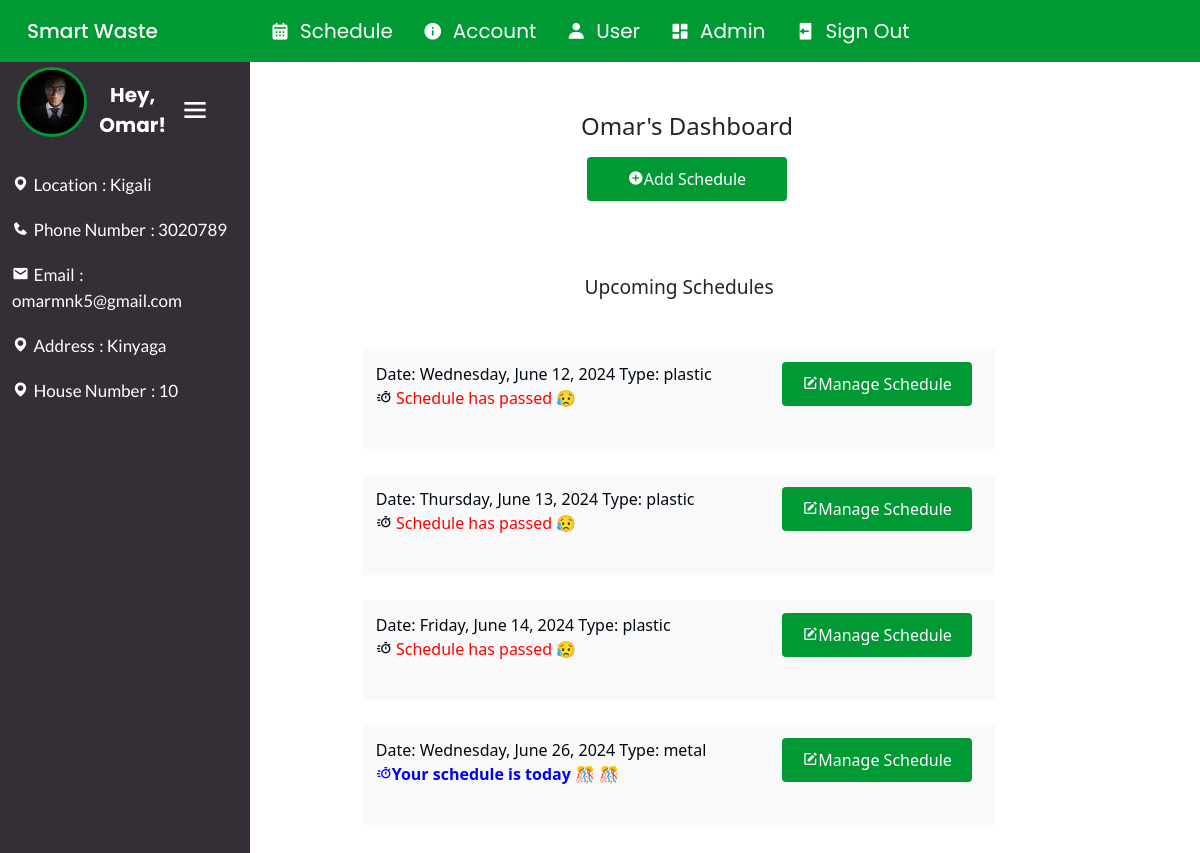
The app's page /user_dashboard (signed in), older data.
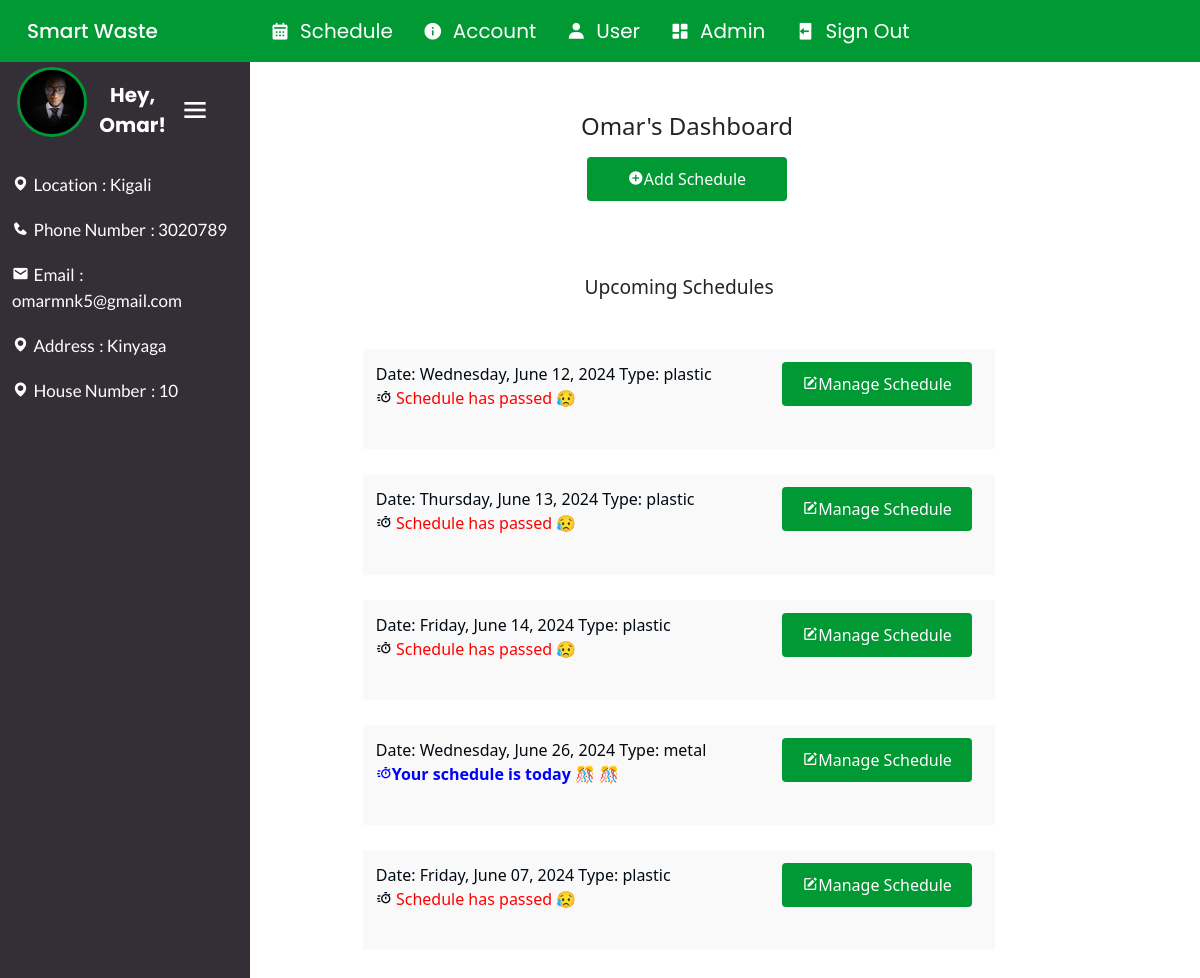
The same page, newer data.
### app/models.py (models this page shows, shortened)
class Scheduling(db.Model):
    id = db.Column(db.Integer, primary_key=True, autoincrement=True)
    date = db.Column(db.DateTime, nullable=False)
    type = db.Column(db.String(50), nullable=False)
    user_id = db.Column(db.Integer, db.ForeignKey('user.id'), nullable=False)
    collected = db.Column(db.Boolean, nullable=False, default=False)

### app/routes.py (the view)
@app.route('/user_dashboard', methods=['GET', 'POST'])
@login_required
def user_dashboard():
    user_schedule = Scheduling.query.filter_by(user_id=current_user.id).all()
    return render_template('user_dashboard.html', user_schedule=user_schedule, datetime=datetime)

### app/models.py (called while the page is built)
@login_manager.user_loader
def load_user(user_id):
    return User.query.get(int(user_id))

### app/templates/user_dashboard.html (shortened to what this page needs)
{% extends 'base.html' %} {% block content %}
<div class="user_dashboard">
  <div class="user-sidebar" id="user-sidebar">
    <span class="user-title">
      <img
        src="{{ url_for('static', filename='profile_pics/' + current_user.image_file) }}"
        alt=""
      />
      <span class="user-name">Hey, {{ current_user.first_name }}!</span>
      <i class="bx bx-menu" id="menu"></i>
    </span>
    <div class="user-info">
      <span
        ><i class="bx bxs-map"></i><span>Location</span>: {{
        current_user.location }}</span
      >
      <span
        ><i class="bx bxs-phone"></i><span>Phone Number</span>: {{
        current_user.phone_number }}</span
      >
      <span
        ><i class="bx bxs-envelope"></i><span>Email</span>: {{
        current_user.email }}</span
      >
      <span
        ><i class="bx bxs-map"></i><span>Address</span>: {{ current_user.address
        }}</span
      >
      <span
        ><i class="bx bxs-map"></i><span>House Number</span>: {{
        current_user.house_number }}</span
      >
    </div>
  </div>
  <div class="user">
    <div class="user-control">
      <h2>{{ current_user.first_name }}'s Dashboard</h2>
      <a href="{{ url_for('schedule') }}">
        <button class="btn-primary">
          <i class="bx bxs-plus-circle"></i>Add Schedule
        </button>
      </a>
    </div>
    <div class="schedules">
      <h3>Upcoming Schedules</h3>
      <div class="recycle">
        {% if user_schedule %} {% for schedule in user_schedule %}
        {% if schedule.collected == False %}
        <div class="recycle-item">
          <div class="recycle-info">
            <span>
              <span>Date: {{ schedule.date.strftime('%A, %B %d, %Y') }}</span>
              <span>Type: {{ schedule.type }}</span>
            </span>
            <p>
              {% set days_difference = (schedule.date - datetime.now()).days %}
              {% if days_difference +1 <= 7 and days_difference +1 >= 2 %}
              <span
              ><i class="bx bx-timer"></i
              ><span style="color: red"
                >{{ days_difference }} Days until waste collection</span
              ></span
            >
              {% elif days_difference == -1 %}
              <span style="color: blue; font-weight: bolder">
                <i class="bx bx-timer"></i><span>Your schedule is today 🎊 🎊 </span>
              </span>
              {% elif days_difference < 0 %}
              <span
                ><i class="bx bx-timer"></i
                ><span style="color: red">
                  Schedule has passed 😥</span
                >
              {% endif %}
            </p>
          </div>
          <a
            class="btn-manage"
            href="{{ url_for('manage_schedule', schedule_id=schedule.id) }}"
          >
            <button class="btn-update">
              <i class="bx bxs-edit"></i>Manage Schedule
            </button>
          </a>
        </div>
        {% endif %}{% endfor %}  {% else %}
        <p>No schedule for {{ current_user.first_name }}</p>
        {% endif %}
      </div>
    </div>
  </div>
</div>
{% endblock %}

Row changes from the older to the newer data that the page shows:
added Scheduling: date "Friday, June 07, 2024", type "plastic", shows "Schedule has passed 😥"
